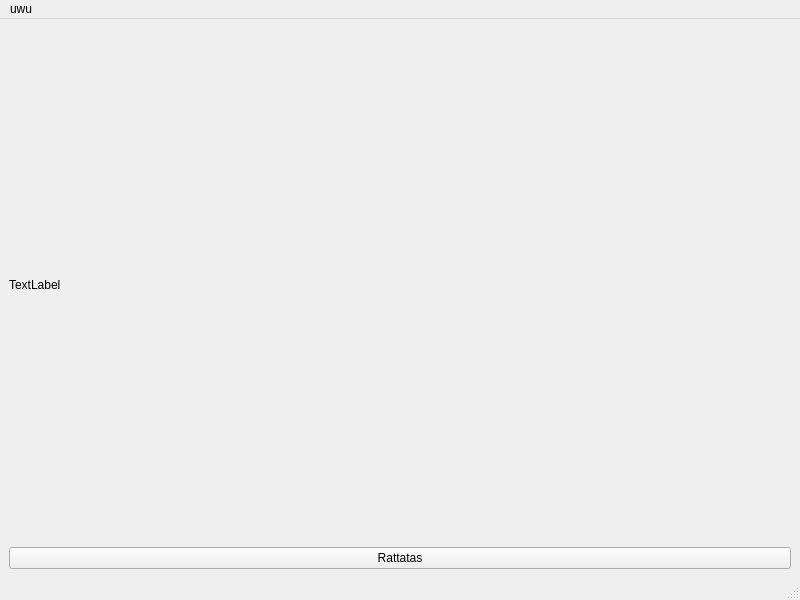
<?xml version="1.0" encoding="UTF-8"?>
<ui version="4.0">
 <class>MainWindow</class>
 <widget class="QMainWindow" name="MainWindow">
  <property name="geometry">
   <rect>
    <x>0</x>
    <y>0</y>
    <width>800</width>
    <height>600</height>
   </rect>
  </property>
  <property name="windowTitle">
   <string>MainWindow</string>
  </property>
  <widget class="QWidget" name="centralwidget">
   <layout class="QVBoxLayout" name="verticalLayout">
    <item>
     <widget class="QLabel" name="label">
      <property name="text">
       <string>TextLabel</string>
      </property>
     </widget>
    </item>
    <item>
     <widget class="QPushButton" name="start_button">
      <property name="text">
       <string>Rattatas</string>
      </property>
     </widget>
    </item>
   </layout>
  </widget>
  <widget class="QMenuBar" name="menubar">
   <property name="geometry">
    <rect>
     <x>0</x>
     <y>0</y>
     <width>800</width>
     <height>25</height>
    </rect>
   </property>
   <widget class="QMenu" name="menuuwu">
    <property name="title">
     <string>uwu</string>
    </property>
    <addaction name="actiontaper_ici"/>
   </widget>
   <addaction name="menuuwu"/>
  </widget>
  <widget class="QStatusBar" name="statusbar"/>
  <action name="actiontaper_ici">
   <property name="text">
    <string>taper ici</string>
   </property>
  </action>
 </widget>
 <resources/>
 <connections/>
</ui>
